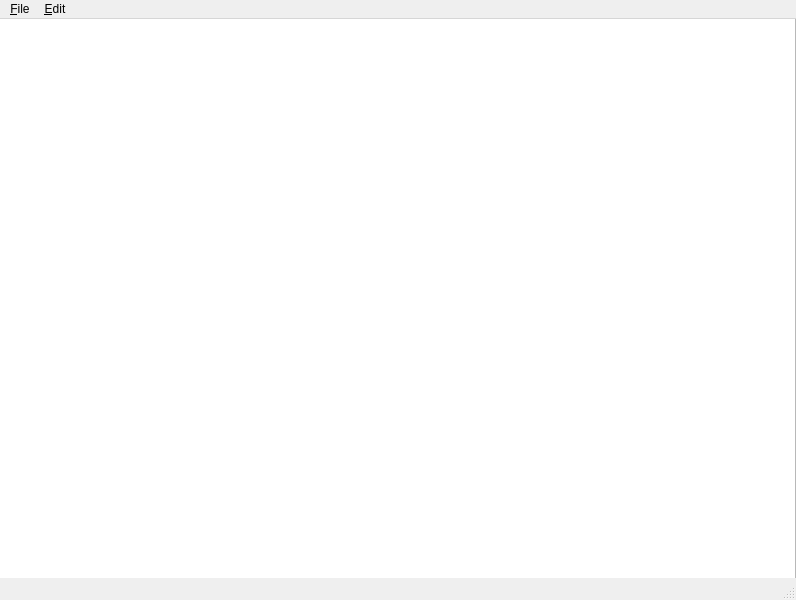
<?xml version="1.0" encoding="UTF-8"?>
<ui version="4.0">
 <class>MainWindow</class>
 <widget class="QMainWindow" name="MainWindow">
  <property name="geometry">
   <rect>
    <x>0</x>
    <y>0</y>
    <width>796</width>
    <height>600</height>
   </rect>
  </property>
  <property name="windowTitle">
   <string>TeeSense Current Pulse Display</string>
  </property>
  <widget class="QWidget" name="centralwidget">
   <widget class="QGraphicsView" name="graphicsView">
    <property name="geometry">
     <rect>
      <x>-5</x>
      <y>-9</y>
      <width>801</width>
      <height>571</height>
     </rect>
    </property>
   </widget>
  </widget>
  <widget class="QMenuBar" name="menubar">
   <property name="geometry">
    <rect>
     <x>0</x>
     <y>0</y>
     <width>796</width>
     <height>21</height>
    </rect>
   </property>
   <widget class="QMenu" name="menuFile">
    <property name="title">
     <string>&amp;File</string>
    </property>
    <addaction name="actionNew"/>
    <addaction name="actionOpen"/>
    <addaction name="actionOpen_Recent"/>
    <addaction name="separator"/>
    <addaction name="actionSave_As"/>
    <addaction name="actionSave"/>
   </widget>
   <widget class="QMenu" name="menuEdit">
    <property name="title">
     <string>&amp;Edit</string>
    </property>
    <addaction name="actionUndo"/>
    <addaction name="actionRedo"/>
   </widget>
   <addaction name="menuFile"/>
   <addaction name="menuEdit"/>
  </widget>
  <widget class="QStatusBar" name="statusbar"/>
  <action name="actionNew">
   <property name="text">
    <string>New</string>
   </property>
   <property name="shortcut">
    <string>Ctrl+N</string>
   </property>
  </action>
  <action name="actionOpen">
   <property name="text">
    <string>Open</string>
   </property>
   <property name="shortcut">
    <string>Ctrl+O</string>
   </property>
  </action>
  <action name="actionSave_As">
   <property name="text">
    <string>Save As</string>
   </property>
   <property name="shortcut">
    <string>Ctrl+Shift+S</string>
   </property>
  </action>
  <action name="actionSave">
   <property name="text">
    <string>Save</string>
   </property>
   <property name="shortcut">
    <string>Ctrl+S</string>
   </property>
  </action>
  <action name="actionOpen_Recent">
   <property name="text">
    <string>Open Recent</string>
   </property>
  </action>
  <action name="actionUndo">
   <property name="text">
    <string>Undo</string>
   </property>
   <property name="shortcut">
    <string>Ctrl+Z</string>
   </property>
  </action>
  <action name="actionRedo">
   <property name="text">
    <string>Redo</string>
   </property>
   <property name="shortcut">
    <string>Ctrl+Y</string>
   </property>
  </action>
 </widget>
 <resources/>
 <connections/>
</ui>
